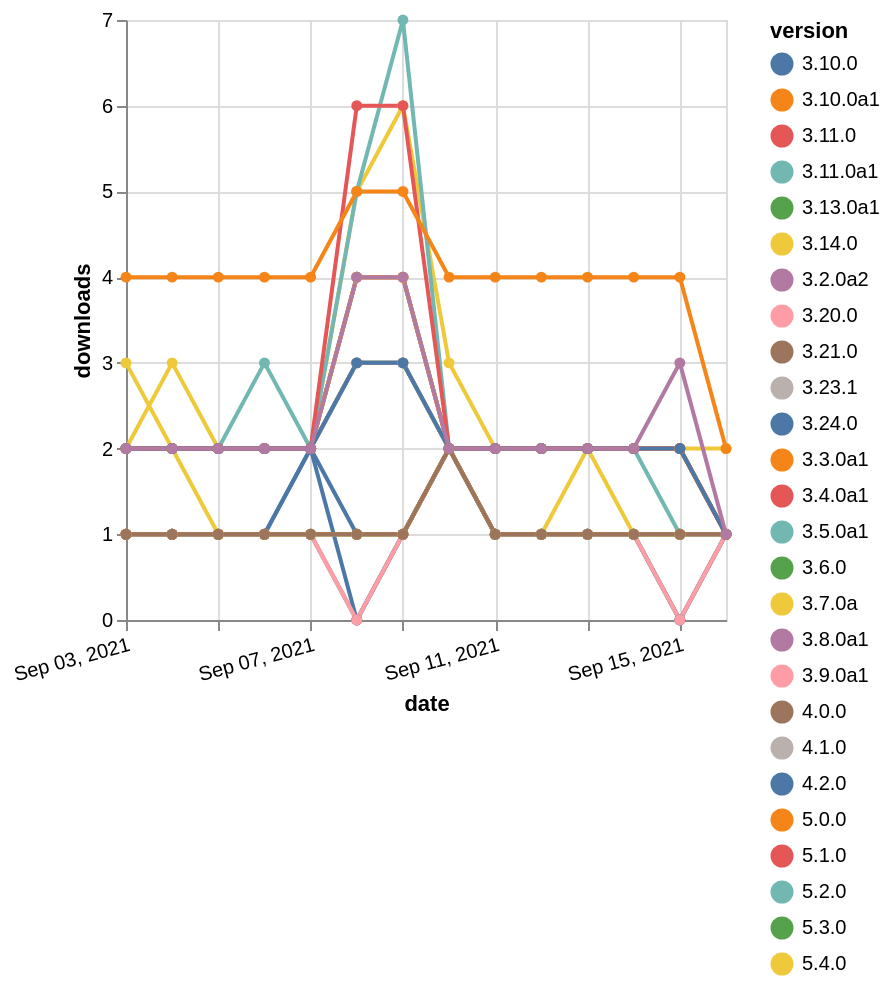

Describe this chart as a Vega-Lite specification.
### Vega-Lite specification from a JSON file in a GitHub repository (floating-point values rounded to 4 significant figures; data arrays with more than 128 entries replaced by an {"elided": "..."} marker saying what was removed)
{"$schema": "https://vega.github.io/schema/vega-lite/v5.json", "description": "A simple bar chart with embedded data.", "data": {"values": {"elided": "364 records"}}, "width": "container", "mark": {"type": "line", "point": {"filled": true}}, "encoding": {"x": {"field": "date", "type": "temporal", "timeUnit": "yearmonthdate", "title": "date", "axis": {"labelAngle": -15}}, "y": {"field": "delta", "type": "quantitative", "title": "downloads"}, "color": {"field": "version", "type": "nominal"}, "tooltip": {"field": "delta"}}}
